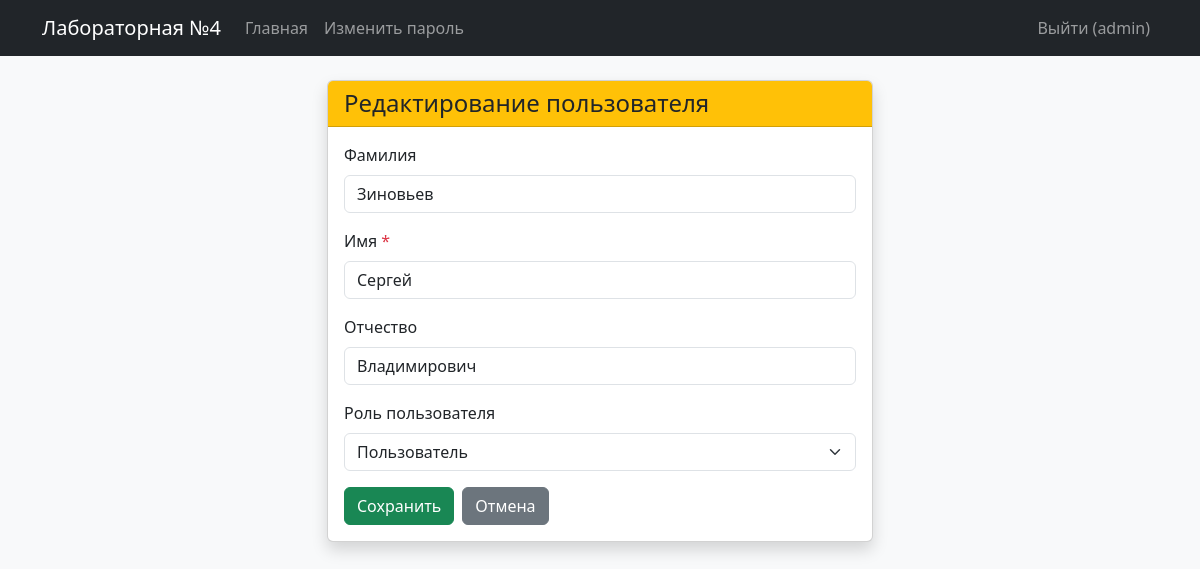
The page /users/3/edit (signed in) on the database its author committed.
### tables this page shows
CREATE TABLE users (
    id INTEGER PRIMARY KEY AUTOINCREMENT,
    login TEXT NOT NULL UNIQUE,
    password_hash TEXT NOT NULL,
    last_name TEXT,
    first_name TEXT NOT NULL,
    middle_name TEXT,
    role_id INTEGER,
    created_at TIMESTAMP DEFAULT CURRENT_TIMESTAMP,
    FOREIGN KEY (role_id) REFERENCES roles(id) ON DELETE SET NULL
);

### app.py (the view, shortened to what this page needs)
@app.route('/users/<int:user_id>/edit', methods=['GET', 'POST'])
@login_required
def edit_user(user_id):
    conn = get_db_conn()
    user_row = conn.execute('SELECT * FROM users WHERE id = ?', (user_id,)).fetchone()
    roles = conn.execute('SELECT id, name FROM roles').fetchall()
    if not user_row:
        conn.close()
        flash('Пользователь не найден.', 'danger')
        return redirect(url_for('index'))
    errors = {}
    form_data = {
        'last_name': user_row['last_name'] or '',
        'first_name': user_row['first_name'] or '',
        'middle_name': user_row['middle_name'] or '',
        'role_id': str(user_row['role_id']) if user_row['role_id'] else ''
    }
    conn.close()
    return render_template('edit.html', roles=roles, errors=errors, form_data=form_data, user_id=user_id)

### app.py (called while the page is built)
def get_db_conn():
    conn = sqlite3.connect(app.config['DATABASE'])
    conn.row_factory = sqlite3.Row
    return conn

@login_manager.user_loader
def load_user(user_id):
    conn = get_db_conn()
    res = conn.execute('SELECT id, login, role_id FROM users WHERE id = ?', (user_id,)).fetchone()
    conn.close()
    if res:
        return User(res['id'], res['login'], res['role_id'])
    return None

### templates/edit.html
{% extends "base.html" %}
{% from "macros.html" import render_user_form %}
{% block content %}
<div class="row justify-content-center">
    <div class="col-md-6">
        <div class="card shadow">
            <div class="card-header bg-warning text-dark">
                <h4 class="mb-0">Редактирование пользователя</h4>
            </div>
            <div class="card-body">
                <form method="POST" action="{{ url_for('edit_user', user_id=user_id) }}">
                    {{ render_user_form(roles, errors, form_data, is_edit=True) }}
                </form>
            </div>
        </div>
    </div>
</div>
{% endblock %}

### templates/base.html (shortened to what this page needs)
<!DOCTYPE html>
<html lang="ru">
<head>
    <link href="https://cdn.jsdelivr.net/npm/bootstrap@5.3.0/dist/css/bootstrap.min.css" rel="stylesheet">
</head>
<body class="bg-light">
    <nav class="navbar navbar-expand-lg navbar-dark bg-dark mb-4">
        <div class="container">
            <a class="navbar-brand" href="{{ url_for('index') }}">Лабораторная №4</a>
            <div class="collapse navbar-collapse" id="navbarNav">
                <ul class="navbar-nav me-auto">
                    <li class="nav-item">
                        <a class="nav-link {{ 'active' if request.endpoint == 'index' }}"
                           href="{{ url_for('index') }}">Главная</a>
                    </li>
                    {% if current_user.is_authenticated %}
                    <li class="nav-item">
                        <a class="nav-link {{ 'active' if request.endpoint == 'change_password' }}"
                           href="{{ url_for('change_password') }}">Изменить пароль</a>
                    </li>
                    {% endif %}
                </ul>
                <ul class="navbar-nav">
                    {% if current_user.is_authenticated %}
                    <li class="nav-item">
                        <a class="nav-link" href="{{ url_for('logout') }}">Выйти ({{ current_user.login }})</a>
                    </li>
                    {% else %}
                    <li class="nav-item">
                        <a class="nav-link {{ 'active' if request.endpoint == 'login' }}"
                           href="{{ url_for('login') }}">Войти</a>
                    </li>
                    {% endif %}
                </ul>
            </div>
        </div>
    </nav>
    <div class="container">
        {% block content %}{% endblock %}
    </div>
</body>
</html>

### templates/macros.html (shortened to what this page needs)
{% macro render_user_form(roles, errors, form_data, is_edit=False) %}
    <div class="mb-3">
        <label class="form-label">Фамилия</label>
        <input type="text" name="last_name" class="form-control {{ 'is-invalid' if errors.get('last_name') }}"
               value="{{ form_data.get('last_name', '') }}">
    </div>
    <div class="mb-3">
        <label class="form-label">Имя <span class="text-danger">*</span></label>
        <input type="text" name="first_name" class="form-control {{ 'is-invalid' if errors.get('first_name') }}"
               value="{{ form_data.get('first_name', '') }}">
    </div>
    <div class="mb-3">
        <label class="form-label">Отчество</label>
        <input type="text" name="middle_name" class="form-control {{ 'is-invalid' if errors.get('middle_name') }}"
               value="{{ form_data.get('middle_name', '') }}">
    </div>
    <div class="mb-3">
        <label class="form-label">Роль пользователя</label>
        <select name="role_id" class="form-select {{ 'is-invalid' if errors.get('role_id') }}">
            {% for role in roles %}
            <option value="{{ role.id }}" {{ 'selected' if form_data.get('role_id')|string == role.id|string }}>
                {{ role.name }}
            </option>
            {% endfor %}
        </select>
    </div>
    <div class="d-flex gap-2">
        <button type="submit" class="btn btn-success">Сохранить</button>
        <a href="{{ url_for('index') }}" class="btn btn-secondary">Отмена</a>
    </div>
{% endmacro %}

### rows shown on the page
users: login "admin"
users: last_name "Зиновьев", first_name "Сергей", middle_name "Владимирович"

### other values the page prints
form field role_id "Пользователь"
